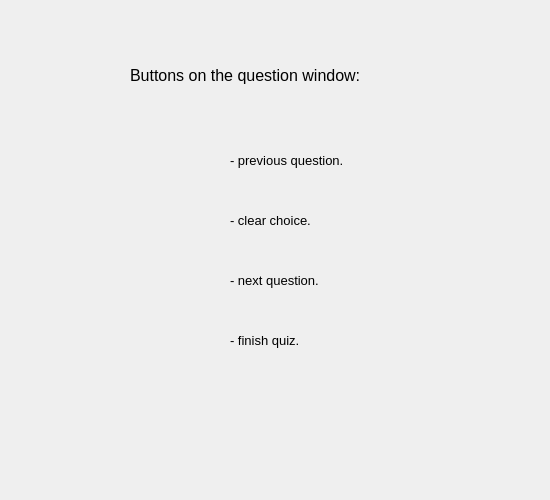
<?xml version="1.0" encoding="UTF-8"?>
<ui version="4.0">
 <class>HelpDialog</class>
 <widget class="QDialog" name="HelpDialog">
  <property name="geometry">
   <rect>
    <x>0</x>
    <y>0</y>
    <width>550</width>
    <height>500</height>
   </rect>
  </property>
  <property name="minimumSize">
   <size>
    <width>550</width>
    <height>500</height>
   </size>
  </property>
  <property name="maximumSize">
   <size>
    <width>550</width>
    <height>500</height>
   </size>
  </property>
  <property name="windowTitle">
   <string>Help</string>
  </property>
  <property name="windowIcon">
   <iconset>
    <normaloff>images/help.png</normaloff>images/help.png</iconset>
  </property>
  <widget class="QLabel" name="previousIconLabel">
   <property name="geometry">
    <rect>
     <x>180</x>
     <y>140</y>
     <width>41</width>
     <height>41</height>
    </rect>
   </property>
   <property name="text">
    <string/>
   </property>
   <property name="pixmap">
    <pixmap>images/backButton.png</pixmap>
   </property>
   <property name="scaledContents">
    <bool>true</bool>
   </property>
  </widget>
  <widget class="QLabel" name="clearIconLabel">
   <property name="geometry">
    <rect>
     <x>180</x>
     <y>200</y>
     <width>41</width>
     <height>41</height>
    </rect>
   </property>
   <property name="text">
    <string/>
   </property>
   <property name="pixmap">
    <pixmap>images/clearButton.png</pixmap>
   </property>
   <property name="scaledContents">
    <bool>true</bool>
   </property>
  </widget>
  <widget class="QLabel" name="nextIconLabel">
   <property name="geometry">
    <rect>
     <x>180</x>
     <y>260</y>
     <width>41</width>
     <height>41</height>
    </rect>
   </property>
   <property name="text">
    <string/>
   </property>
   <property name="pixmap">
    <pixmap>images/nextButton.png</pixmap>
   </property>
   <property name="scaledContents">
    <bool>true</bool>
   </property>
  </widget>
  <widget class="QLabel" name="finishIconLabel">
   <property name="geometry">
    <rect>
     <x>180</x>
     <y>320</y>
     <width>41</width>
     <height>41</height>
    </rect>
   </property>
   <property name="text">
    <string/>
   </property>
   <property name="pixmap">
    <pixmap>images/finishButton.png</pixmap>
   </property>
   <property name="scaledContents">
    <bool>true</bool>
   </property>
  </widget>
  <widget class="QLabel" name="previousInfoLabel">
   <property name="geometry">
    <rect>
     <x>230</x>
     <y>150</y>
     <width>161</width>
     <height>21</height>
    </rect>
   </property>
   <property name="text">
    <string>&lt;html&gt;&lt;head/&gt;&lt;body&gt;&lt;p&gt;&lt;span style=&quot; font-size:10pt;&quot;&gt;- previous question.&lt;/span&gt;&lt;/p&gt;&lt;/body&gt;&lt;/html&gt;</string>
   </property>
  </widget>
  <widget class="QLabel" name="clearInfoLabel">
   <property name="geometry">
    <rect>
     <x>230</x>
     <y>210</y>
     <width>111</width>
     <height>21</height>
    </rect>
   </property>
   <property name="text">
    <string>&lt;html&gt;&lt;head/&gt;&lt;body&gt;&lt;p&gt;&lt;span style=&quot; font-size:10pt;&quot;&gt;- clear choice.&lt;/span&gt;&lt;/p&gt;&lt;/body&gt;&lt;/html&gt;</string>
   </property>
  </widget>
  <widget class="QLabel" name="nextInfoLabel">
   <property name="geometry">
    <rect>
     <x>230</x>
     <y>270</y>
     <width>121</width>
     <height>21</height>
    </rect>
   </property>
   <property name="text">
    <string>&lt;html&gt;&lt;head/&gt;&lt;body&gt;&lt;p&gt;&lt;span style=&quot; font-size:10pt;&quot;&gt;- next question.&lt;/span&gt;&lt;/p&gt;&lt;/body&gt;&lt;/html&gt;</string>
   </property>
  </widget>
  <widget class="QLabel" name="finishInfoLabel">
   <property name="geometry">
    <rect>
     <x>230</x>
     <y>330</y>
     <width>101</width>
     <height>21</height>
    </rect>
   </property>
   <property name="text">
    <string>&lt;html&gt;&lt;head/&gt;&lt;body&gt;&lt;p&gt;&lt;span style=&quot; font-size:10pt;&quot;&gt;- finish quiz.&lt;/span&gt;&lt;/p&gt;&lt;/body&gt;&lt;/html&gt;</string>
   </property>
  </widget>
  <widget class="QLabel" name="buttonsLabel">
   <property name="geometry">
    <rect>
     <x>130</x>
     <y>60</y>
     <width>301</width>
     <height>31</height>
    </rect>
   </property>
   <property name="text">
    <string>&lt;html&gt;&lt;head/&gt;&lt;body&gt;&lt;p&gt;&lt;span style=&quot; font-size:12pt;&quot;&gt;Buttons on the question window:&lt;/span&gt;&lt;/p&gt;&lt;/body&gt;&lt;/html&gt;</string>
   </property>
  </widget>
 </widget>
 <resources/>
 <connections/>
</ui>
